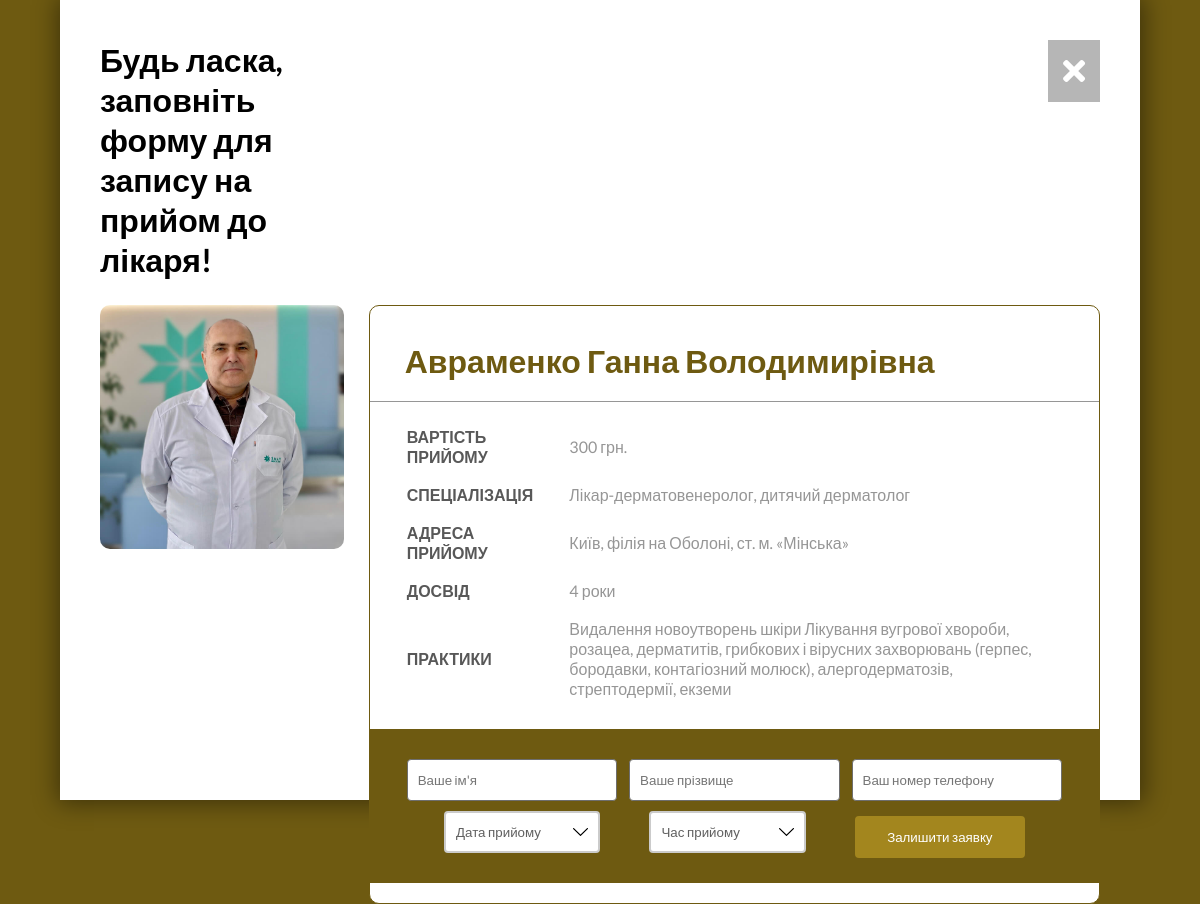
Screenshot of /booking.php?id=1 with the database file from the repository.
### tables this page shows
CREATE TABLE `doctors` (
  `id` int NOT NULL,
  `Img` varchar(500) NOT NULL,
  `Title` varchar(500) NOT NULL,
  `price` varchar(500) NOT NULL,
  `description` varchar(500) NOT NULL,
  `address` varchar(500) NOT NULL,
  `experience` varchar(500) NOT NULL,
  `specializations` varchar(1000) NOT NULL
);

### booking.php (the view, shortened to what this page needs)
<!DOCTYPE html>
<html lang="en">
<?php
$id = $_GET['id'];
$link = mysqli_connect("localhost", "root", "", "likari");
$movieQuery = "SELECT * FROM doctors WHERE id = $id";
$movieImageById = mysqli_query($link, $movieQuery);
$row = mysqli_fetch_array($movieImageById);
?>
<head>
    <link rel="stylesheet" href="style/styles.css">
    <link rel="stylesheet" href="https://use.fontawesome.com/releases/v5.7.2/css/all.css"
>
</head>
<body style="background-color:#6e5a11;">
<div class="booking-panel">
    <div class="booking-panel-section booking-panel-section1">
        <h1>Будь ласка, заповніть форму для запису на прийом до лікаря!</h1>
    </div>
    <div class="booking-panel-section booking-panel-section2" onclick="window.history.go(-1); return false;">
        <i class="fas fa-2x fa-times"></i>
    </div>
    <div class="booking-panel-section booking-panel-section3">
        <div class="movie-box">
            <?php
            echo '<img src="'.$row['Img'].'" alt="">';
            ?>
        </div>
    </div>
    <div class="booking-panel-section booking-panel-section4">
        <div class="title"><?php echo $row['Title']; ?></div>
        <div class="movie-information">
            <table>
                <tr>
                    <td>ВАРТІСТЬ ПРИЙОМУ</td>
                    <td><?php echo $row['price']; ?></td>
                </tr>
                <tr>
                    <td>СПЕЦІАЛІЗАЦІЯ</td>
                    <td><?php echo $row['description']; ?></td>
                </tr>
                <tr>
                    <td>АДРЕСА ПРИЙОМУ</td>
                    <td><?php echo $row['address']; ?></td>
                </tr>
                <tr>
                    <td>ДОСВІД</td>
                    <td><?php echo $row['experience']; ?></td>
                </tr>
                <tr>
                    <td>ПРАКТИКИ</td>
                    <td><?php echo $row['specializations']; ?></td>
                </tr>
            </table>
        </div>
        <div class="booking-form-container">
            <form action="" method="POST">
                <input placeholder="Ваше ім'я" type="text" name="fName" required>
                <input placeholder="Ваше прізвище" type="text" name="lName">
                <input placeholder="Ваш номер телефону" type="text" name="pNumber" required>
                <select name="date" required>
                    <option value="" disabled selected>Дата прийому</option>
                </select>
                <select name="time" required>
                    <option value="" disabled selected>Час прийому</option>
                </select>
                <button type="submit" value="submit" name="submit" class="form-btn">Залишити заявку</button>
            </form>
        </div>
    </div>
</div>
</body>
</html>

### styles.css (style rules this page uses)
* { margin: 0; padding: 0; box-sizing: border-box; font-family: 'Lato', sans-serif; text-decoration: none; color: unset; }
.movie-box { position: relative; margin: 10px 0; }
.movie-box img { display: block; height: 100%; width: 100%; }
.booking-panel { display: grid; grid-gap: 25px; grid-template-columns: 1fr 3fr; background-color: #FFF; padding: 40px; box-shadow: 1px 0px 23px 3px rgba(0, 0, 0, 0.45); -webkit-box-shadow: 1px 0px 23px 3px rgba(0, 0, 0, 0.45); -moz-box-shadow: 1px 0px 23px 3px rgba(0, 0, 0, 0.45); transition: all 0.7s ease; width: 90%; height: 100vh; margin: 0 auto; }
.booking-panel-section2>i { background-color: #b6b6b6; color: #fff; padding: 15px; float: right; cursor: pointer; transition: all 0.5s ease; }
.booking-panel-section3>.movie-box { border-radius: 10px; overflow: hidden; }
.booking-panel-section3 img { max-width: 100%; }
.booking-panel-section3>.movie-box { margin: 0; }
.booking-panel-section4 { border-radius: 10px; border: 1px #6e5a11 solid; background-color: #FFF; }
.booking-panel-section4>.title { border-bottom: #969696 1px solid; color: #6e5a11; padding: 0 0 15px 0; margin: 0 0 15px 0; font-size: 24pt; padding: 35px 35px 20px 35px; font-weight: bold; }
.movie-information>table { padding: 0 35px 0 35px; }
.movie-information td { padding: 8px 25px 8px 0; text-align: left; color: #969696; }
.movie-information table tr td:first-child { color: #585858; font-weight: bold; }
.booking-form-container { background-color: #6e5a11; width: 100%; padding: 25px; margin: 20px 0; }
.booking-form-container form { display: flex; justify-content: space-evenly; flex-wrap: wrap; align-items: center; }
.booking-form-container form button { border-radius: 4px; border: none; padding: 10px; margin-top: 10px; float: right; width: 25%; text-align: center; background-color: #a3861e; color: #FFF; transition: all 0.7s ease; cursor: pointer; height: 42px; }
.booking-form-container form select { padding: 10px; -moz-appearance: none; -webkit-appearance: none; background: #fff url('#') no-repeat calc(100% - 10px) 50%; box-sizing: border-box; border: solid 2px #cbcbcb; border-radius: 4px; outline: none; cursor: pointer; color: #606060; text-indent: 0.01px; text-overflow: ''; width: 23%; height: 42px; margin: 5px 0; }
.booking-form-container form input { border-radius: 4px; border: 1px solid #6e6e6e; padding: 10px; width: 31%; height: 42px; margin: 5px 0; }

### rows the page displays
doctors: Img (picture), Title "Авраменко Ганна Володимирівна", price "300 грн.", description "Лікар-дерматовенеролог, дитячий дерматолог", address "Київ, філія на Оболоні, ст. м. «Мінська»", experience "4 роки", specializations "Видалення новоутворень шкіри Лікування вугрової хвороби, розацеа, дерматитів, грибкових і вірусних захворювань (герпес, бородавки, контагіозний молюск), алергодерматозів, стрептодермії, екземи"
